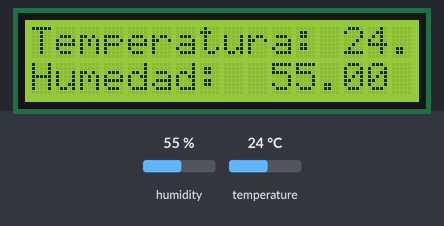
A sketch run on a simulated Arduino Uno, built with avr-gcc and run on an emulated ATmega328P. Parts: 16×2 character LCD. The inputs (shaded band) are chosen by the test bench; at power-on: humidity 55 %, temperature 24 °C.

Above: at 1.2 s.
1.3 s: humidity set to 22 %
At 5.6 s:
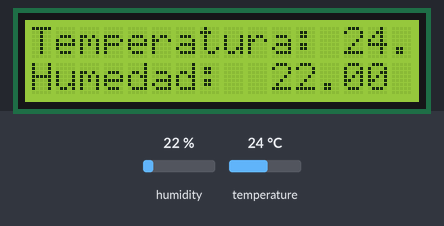
9.6 s: temperature set to 12 °C
At 14.0 s:
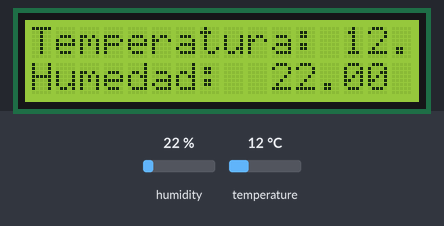
17.6 s: humidity set to 40 %
At 22.4 s:
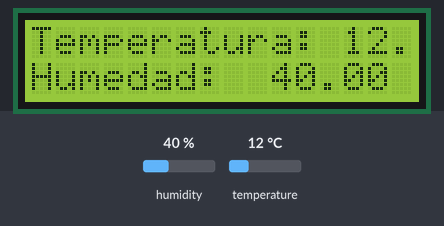
25.7 s: temperature set to 19 °C
At 29.6 s:
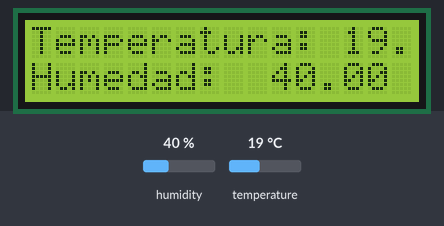
Timing chart, 0 to 31.1 s (numbered marks = the images above; inputs shaded):
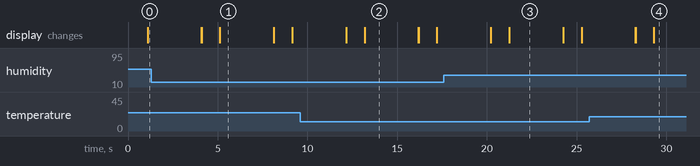

Measured:
- what the display in image 1 shows lasts 3.0 s, from 5.1 s to 8.1 s

The sketch:

HUMTEMP.ino
```cpp
#include <LiquidCrystal.h>
#include <DHT.h>
#define DHTPIN 10
#define DHTTYPE DHT11
DHT dht(DHTPIN, DHTTYPE);

int prs = 12;
int pe = 11;
int pd4 = 5;
int pd5 = 4;
int pd6 = 3;
int pd7 = 2;

LiquidCrystal lcd(prs, pe, pd4, pd5, pd6, pd7);

void setup() {
  lcd.begin(16, 2);
  dht.begin();
}

void loop() {
  lcd.setCursor(0, 0);
  lcd.print("Temperatura: ");
  lcd.setCursor(0, 1);
  lcd.print("Humedad: ");
  delay(1000);
  float temperatura = dht.readTemperature();
  float humedad = dht.readHumidity();
  lcd.setCursor(13, 0);
  lcd.print(temperatura);
  lcd.print(" C");
  lcd.setCursor(10, 1);
  lcd.print(humedad);
  lcd.print(" %");
  delay(3000);

  lcd.clear();
}
```
